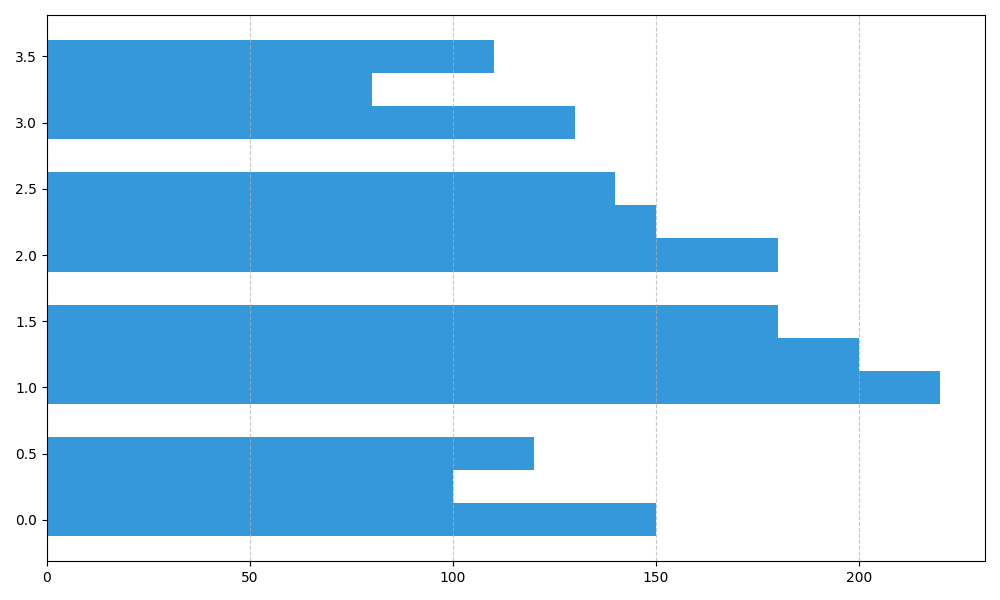

Source code (Python):
import matplotlib.pyplot as plt
import numpy as np

# Data (in kilograms)
apples_consumption = [150, 220, 180, 130]
bananas_consumption = [100, 200, 150, 80]
oranges_consumption = [120, 180, 140, 110]

# Aggregate data
data = [apples_consumption, bananas_consumption, oranges_consumption]

# Number of seasons
n_seasons = 4

# Define the positions of the bars
y = np.arange(n_seasons)
bar_height = 0.25

# Create the plot
fig, ax = plt.subplots(figsize=(10, 6))

# Plot each fruit's consumption with the same color
single_color = '#3498db'  # A consistent blue color for all bars
for i in range(3):
    bars = ax.barh(y + i * bar_height, data[i], height=bar_height, color=single_color)

# Add gridlines for better readability
ax.xaxis.grid(True, linestyle='--', alpha=0.7)

# Tight layout for better spacing
plt.tight_layout()

# Display the plot
plt.show()
